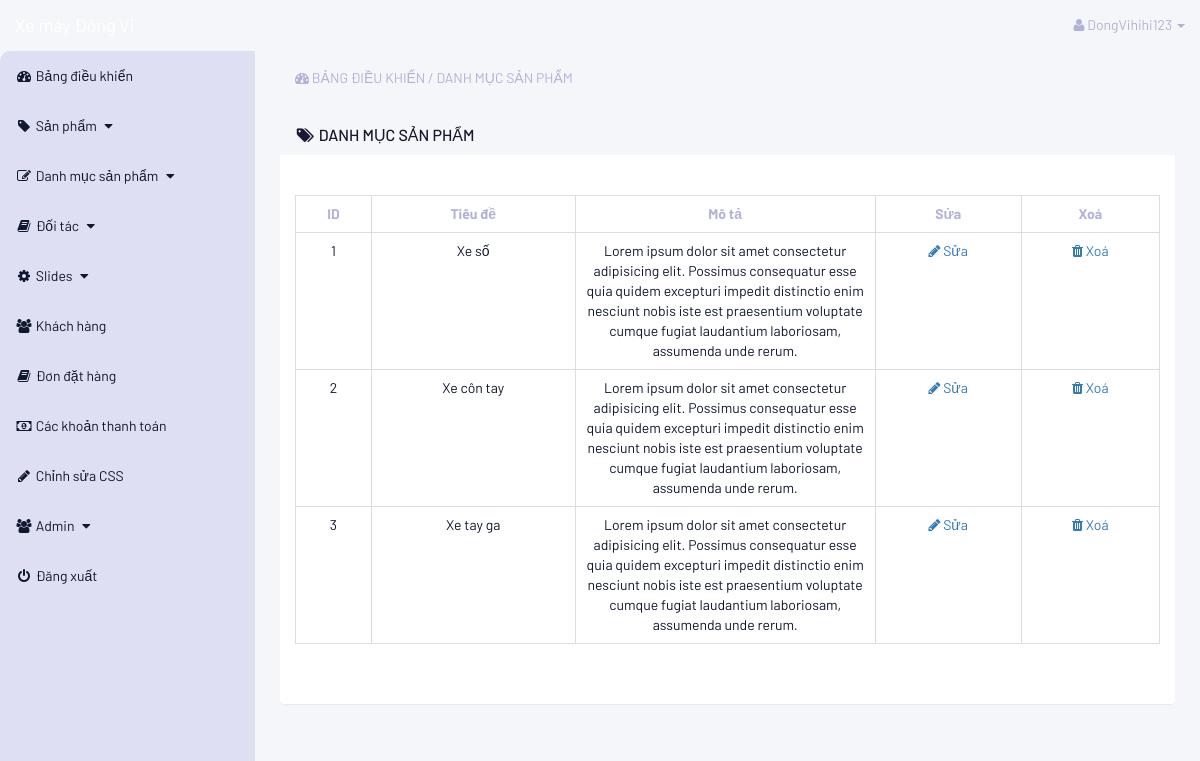
Before: /admin_area/index.php?view_p_cats (signed in) with the older database file.
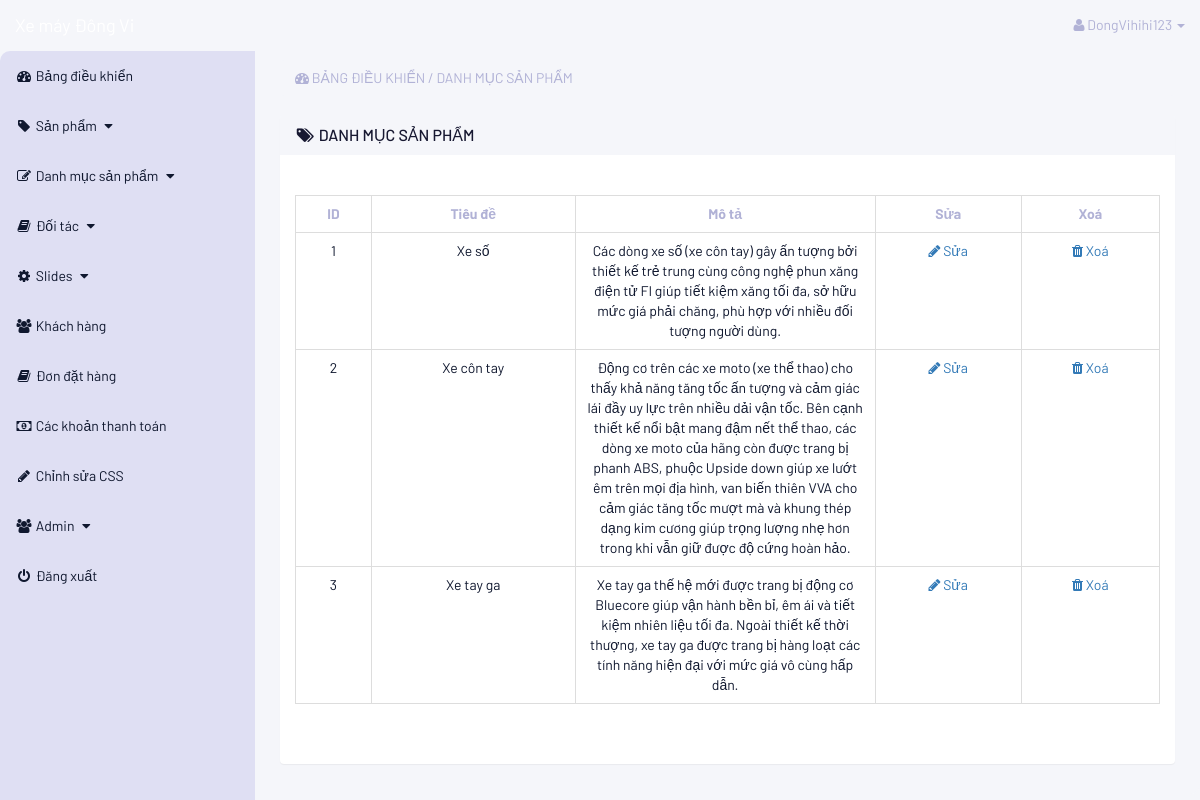
After: the same page with the newer database file.
### tables this page shows
CREATE TABLE `product_categories` (
  `p_cat_id` int(10) NOT NULL,
  `p_cat_title` text NOT NULL,
  `p_cat_desc` text NOT NULL
);

### admin_area/view_p_cats.php (the view)
<?php
    if(!isset($_SESSION['admin_email'])){
        echo "<script>window.open('login.php','_self')</script>";
    }else{
?>
<div class="row">
    <div class="col-lg-12">
        <ol class="breadcrumb" style="text-transform:uppercase;">
            <li>
                <i class="fa fa-dashboard"></i> Bảng điều khiển / Danh mục sản phẩm
            </li>
        </ol>
    </div>
</div>
<div class="row">
    <div class="col-lg-12">
        <div class="panel panel-default">
            <div class="panel-heading">
                <h3 class="panel-title" style="text-transform:uppercase;">
                    <i class="fa fa-tags fa-fw"></i> Danh mục sản phẩm
                </h3>
            </div>
            <div class="panel-body">
                <div class="table-responsive">
                    <table class="table table-hover table-striped table-bordered">
                        <thead>
                            <tr>
                                <th> ID </th>
                                <th> Tiêu đề </th>
                                <th> Mô tả </th>
                                <th> Sửa </th>
                                <th> Xoá </th>
                            </tr>
                        </thead>
                        <tbody>
                            <?php
                                $i=0;
                                $get_p_cats = "select * from product_categories";
                                $run_p_cats = mysqli_query($con,$get_p_cats);
                                while($row_p_cats=mysqli_fetch_array($run_p_cats)){
                                    $p_cat_id = $row_p_cats['p_cat_id'];
                                    $p_cat_title = $row_p_cats['p_cat_title'];
                                    $p_cat_desc = $row_p_cats['p_cat_desc'];
                                    $i++;
                            ?>
                            <tr>
                                <td> <?php echo $i; ?> </td>
                                <td> <?php echo $p_cat_title; ?> </td>
                                <td width="300"> <?php echo $p_cat_desc; ?> </td>
                                <td>
                                    <a href="index.php?edit_p_cat= <?php echo $p_cat_id; ?> ">
                                        <i class="fa fa-pencil"></i> Sửa
                                    </a>
                                </td>
                                <td>
                                    <a href="index.php?delete_p_cat= <?php echo $p_cat_id; ?> ">
                                        <i class="fa fa-trash"></i> Xoá
                                    </a>
                                </td>
                            </tr>
                            <?php } ?>
                        </tbody>
                    </table>
                </div>
            </div>
        </div>
    </div>
</div>
<?php } ?>

Changed rows visible on the page:
changed product_categories "Xe số": p_cat_desc "Lorem ipsum dolor sit amet consectetur adipisicing elit. Possimus consequatur esse quia quidem excepturi impedit distinctio enim nesciunt nobis iste est praesentium voluptate cumque fugiat laudantium laboriosam, assumenda unde rerum." → "Các dòng xe số (xe côn tay) gây ấn tượng bởi thiết kế trẻ trung cùng công nghệ phun xăng điện tử FI giúp tiết kiệm xăng tối đa, sở hữu mức giá phải chăng, phù hợp với nhiều đối tượng người dùng."
changed product_categories "Xe côn tay": p_cat_desc "Lorem ipsum dolor sit amet consectetur adipisicing elit. Possimus consequatur esse quia quidem excepturi impedit distinctio enim nesciunt nobis iste est praesentium voluptate cumque fugiat laudantium laboriosam, assumenda unde rerum." → "Động cơ trên các xe moto (xe thể thao) cho thấy khả năng tăng tốc ấn tượng và cảm giác lái đầy uy lực trên nhiều dải vận tốc. Bên cạnh thiết kế nổi bật mang đậm nết thể thao, các dòng xe moto của hãng còn được trang bị phanh ABS, phuộc Upside down giúp xe lướt êm trên mọi địa hình, van biến thiên VVA cho cảm giác tăng tốc mượt mà và khung thép dạng kim cương giúp trọng lượng nhẹ hơn trong khi vẫn giữ được độ cứng hoàn hảo."
changed product_categories "Xe tay ga": p_cat_desc "Lorem ipsum dolor sit amet consectetur adipisicing elit. Possimus consequatur esse quia quidem excepturi impedit distinctio enim nesciunt nobis iste est praesentium voluptate cumque fugiat laudantium laboriosam, assumenda unde rerum." → "Xe tay ga thế hệ mới được trang bị động cơ Bluecore giúp vận hành bền bỉ, êm ái và tiết kiệm nhiên liệu tối đa. Ngoài thiết kế thời thượng, xe tay ga được trang bị hàng loạt các tính năng hiện đại với mức giá vô cùng hấp dẫn."
